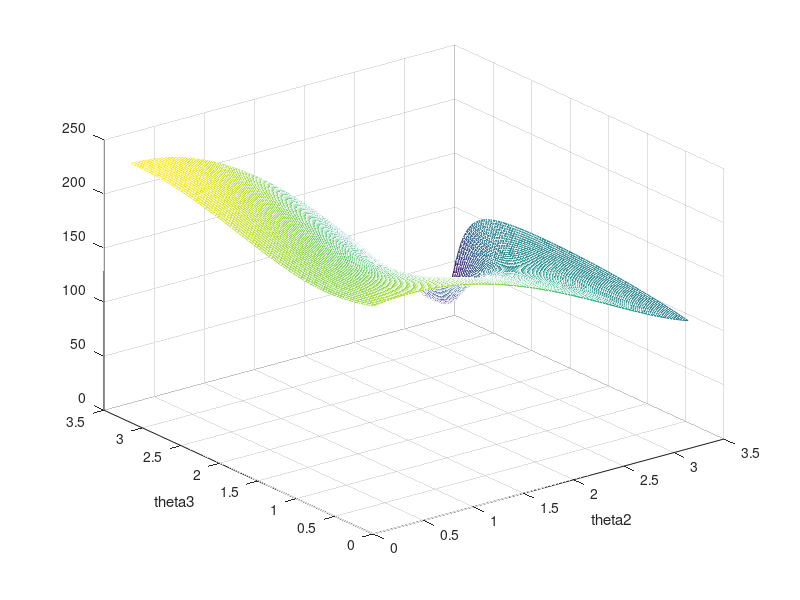

Recreate this plot in MATLAB.
clear;clc;

testLength = 100;
[theta2, theta3] = meshgrid(linspace(0, pi, testLength)', ...
    linspace(0, pi, testLength)');
thetaRange = linspace(0, pi, testLength)';

x = nan(testLength, 1);
y = nan(testLength, 1);

% theta(2) = 0;
% theta(3) = 0;

L = [40, 100, 180, 100];
L31 = 90; L32 = L(3) - L31;
L0 = 50;

k = 0;

for i = 1 : testLength
    for j = 1 : testLength
    theta(2) = thetaRange(i);
    theta(3) = thetaRange(j);

M = L0 - L(1) * cos(theta(2)) + L(4) * cos(theta(3));
N = - L(1) * sin(theta(2)) + L(4) * sin(theta(3));
P = (L(2)^2 - M^2 - N^2 - L31^2) / (2 * L31);
phi = atan2(M, N);

if M^2 + N^2 - P^2 >= 0
    thetaJoint = 2 * atan2(N + sqrt(M^2 + N^2 - P^2), P + M);
    
else
    thetaJoint = nan;
    k = k + 1;
end
% x = L0 + L(4) * cos(theta(3)) - L32 * cos(thetaJoint);
% y = L(4) * sin(theta(3)) - L32 * sin(thetaJoint);
% x(i) = L0 + L(4) * cos(theta(3)) - L32 * cos(thetaJoint);
% y(i) = L(4) * sin(theta(3)) - L32 * sin(thetaJoint);
x(i, j) = L0 + L(4) * cos(theta(3)) - L32 * cos(thetaJoint);
y(i, j) = L(4) * sin(theta(3)) - L32 * sin(thetaJoint);

    end

end

% plot(x, y);
% figure(1)
% surf(theta2, theta3, x);
% figure(2)
% surf(theta2, theta3, y);
figure(3)
mesh(theta2, theta3, sqrt(x.^2 + y.^2));
xlabel('theta2');
ylabel('theta3');